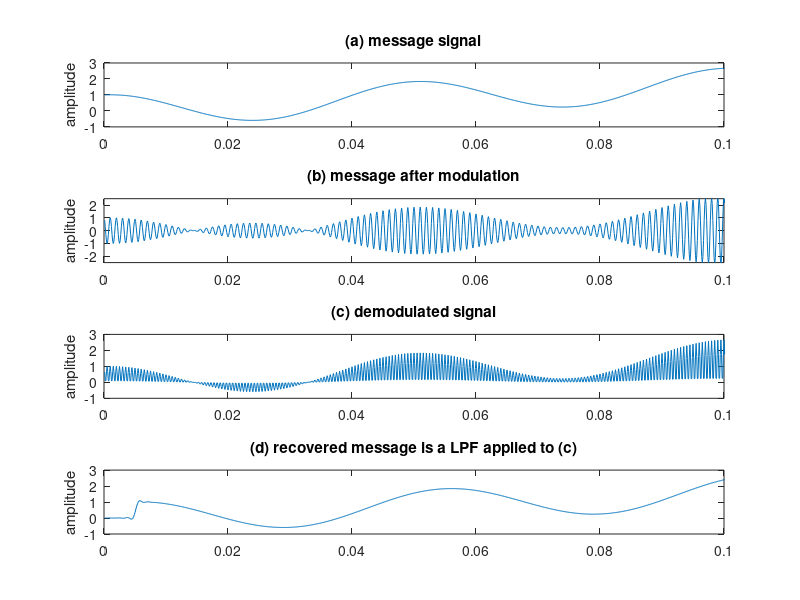

MATLAB code to generate this figure:
% AM.m suppressed carrier AM with freq and phase offset
time=0.3; Ts=1/10000;                        % sampling interval and time base
t=Ts:Ts:time; lent=length(t);                % define a "time" vector
fc=1000; c=cos(2*pi*fc*t);                   % define the carrier at freq fc
fm=20; w=5/lent*(1:lent)+cos(2*pi*fm*t);     % create "message"
v=c.*w;                                      % modulate with carrier
gam=0; phi=0;                                % freq & phase offset
c2=cos(2*pi*(fc+gam)*t+phi);                 % create cosine for demod
x=v.*c2;                                     % demod received signal
fbe=[0 0.1 0.2 1]; damps=[1 1 0 0]; fl=100;  % low pass filter design
b=firpm(fl,fbe,damps);                       % impulse response of LPF
m=2*filter(b,1,x);                           % LPF the demodulated signal

% used to plot figure
subplot(4,1,1), plot(t,w)
axis([0,0.1, -1,3])
ylabel('amplitude'); title('(a) message signal');
subplot(4,1,2), plot(t,v)
axis([0,0.1, -2.5,2.5])
ylabel('amplitude'); title('(b) message after modulation');
subplot(4,1,3), plot(t,x)
axis([0,0.1, -1,3])
ylabel('amplitude');
title('(c) demodulated signal');
subplot(4,1,4), plot(t,m)
axis([0,0.1, -1,3])
ylabel('amplitude'); title('(d) recovered message is a LPF applied to (c)');
